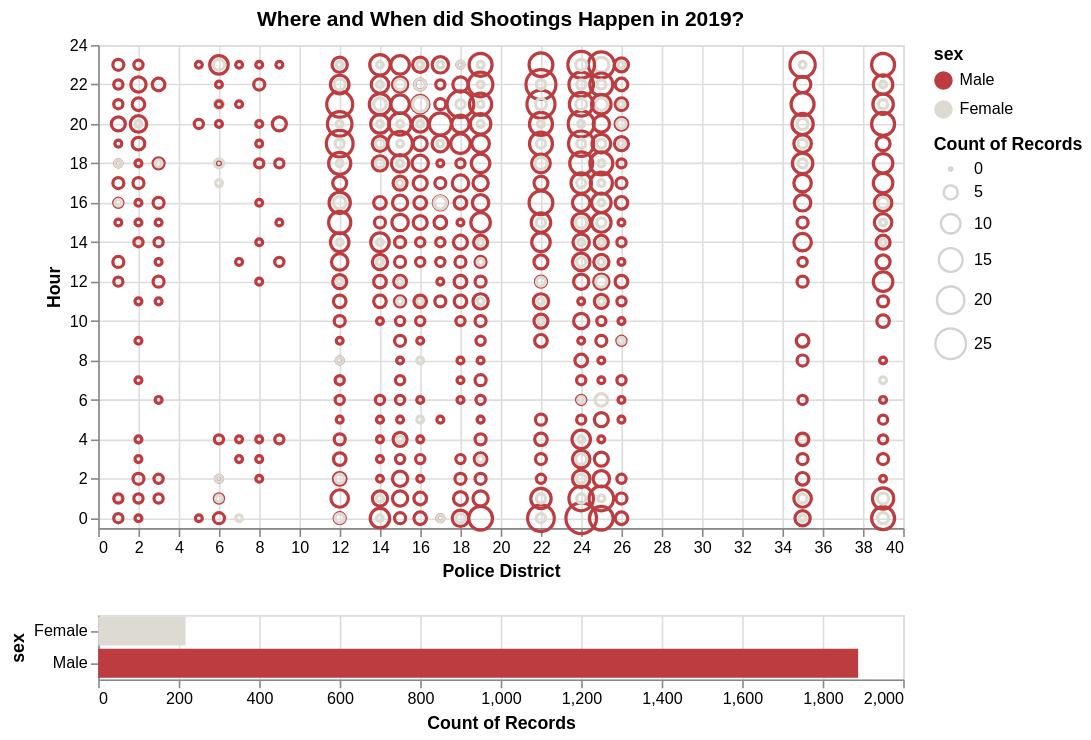

The Vega-Lite source for this figure:
### Vega-Lite specification from a JSON file in a GitHub repository (floating-point values rounded to 4 significant figures; data arrays with more than 128 entries replaced by an {"elided": "..."} marker saying what was removed)
{"config": {"view": {"continuousWidth": 400, "continuousHeight": 300}}, "vconcat": [{"mark": "point", "encoding": {"color": {"condition": {"type": "nominal", "field": "sex", "scale": {"domain": ["Male", "Female"], "range": ["#bc3c40", "#dcdad1"]}, "selection": "selector012"}, "value": "lightgray"}, "size": {"type": "quantitative", "aggregate": "count", "field": "sex"}, "x": {"type": "quantitative", "field": "Police District", "scale": {"domain": [0, 40]}}, "y": {"type": "quantitative", "field": "Hour", "scale": {"domain": [-0.5, 24]}}}, "selection": {"selector012": {"type": "interval"}}, "title": "Where and When did Shootings Happen in 2019?", "width": 500}, {"mark": "bar", "encoding": {"color": {"type": "nominal", "field": "sex"}, "x": {"type": "quantitative", "aggregate": "count", "field": "sex"}, "y": {"type": "nominal", "field": "sex"}}, "transform": [{"filter": {"selection": "selector012"}}], "width": 500}], "data": {"name": "data-a6dd4aa4812984bd138ff80238dfdde8"}, "$schema": "https://vega.github.io/schema/vega-lite/v4.8.1.json", "datasets": {"data-a6dd4aa4812984bd138ff80238dfdde8": {"elided": "2105 records"}}}
